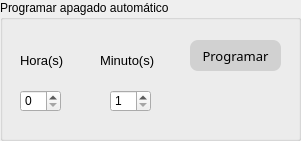
       <widget class="QGroupBox" name="Group_Selection_Starter_15">
        <property name="geometry">
         <rect>
          <x>310</x>
          <y>500</y>
          <width>301</width>
          <height>141</height>
         </rect>
        </property>
        <property name="styleSheet">
         <string notr="true">font: 63 10pt &quot;Bahnschrift SemiBold&quot;;</string>
        </property>
        <property name="title">
         <string>Programar apagado automático</string>
        </property>
        <widget class="QSpinBox" name="spinBox_Partitions_13">
         <property name="geometry">
          <rect>
           <x>20</x>
           <y>90</y>
           <width>41</width>
           <height>22</height>
          </rect>
         </property>
         <property name="minimum">
          <number>0</number>
         </property>
         <property name="maximum">
          <number>24</number>
         </property>
        </widget>
        <widget class="QLabel" name="label_Mod_Init_CTA_Min_6">
         <property name="geometry">
          <rect>
           <x>20</x>
           <y>50</y>
           <width>51</width>
           <height>20</height>
          </rect>
         </property>
         <property name="font">
          <font>
           <family>Leelawadee UI</family>
           <pointsize>10</pointsize>
           <weight>50</weight>
           <italic>false</italic>
           <bold>false</bold>
          </font>
         </property>
         <property name="styleSheet">
          <string notr="true">font: 10pt &quot;Leelawadee UI&quot;;</string>
         </property>
         <property name="text">
          <string>Hora(s)</string>
         </property>
        </widget>
        <widget class="QSpinBox" name="spinBox_Partitions_14">
         <property name="geometry">
          <rect>
           <x>110</x>
           <y>90</y>
           <width>41</width>
           <height>22</height>
          </rect>
         </property>
         <property name="minimum">
          <number>1</number>
         </property>
         <property name="maximum">
          <number>59</number>
         </property>
        </widget>
        <widget class="QLabel" name="label_Mod_Init_CTA_Min_7">
         <property name="geometry">
          <rect>
           <x>100</x>
           <y>50</y>
           <width>61</width>
           <height>20</height>
          </rect>
         </property>
         <property name="font">
          <font>
           <family>Leelawadee UI</family>
           <pointsize>10</pointsize>
           <weight>50</weight>
           <italic>false</italic>
           <bold>false</bold>
          </font>
         </property>
         <property name="styleSheet">
          <string notr="true">font: 10pt &quot;Leelawadee UI&quot;;</string>
         </property>
         <property name="text">
          <string>Minuto(s)</string>
         </property>
        </widget>
        <widget class="QPushButton" name="pushButton_Process_8">
         <property name="geometry">
          <rect>
           <x>190</x>
           <y>40</y>
           <width>91</width>
           <height>31</height>
          </rect>
         </property>
         <property name="font">
          <font>
           <family>Bahnschrift SemiBold</family>
           <pointsize>10</pointsize>
           <weight>7</weight>
           <italic>false</italic>
           <bold>false</bold>
          </font>
         </property>
         <property name="styleSheet">
          <string notr="true">QPushButton
{
	border-radius:8px;
	color: rgb(0, 0, 0);
	background-color: rgb(209, 209, 209);
}
QPushButton:Hover
{
	color: rgb(255, 255, 255);
	background-color: rgb(217, 16, 76);
}
QPushButton:pressed
{
	color: rgb(255, 255, 255);
	background-color: rgb(0, 0, 0);
}
</string>
         </property>
         <property name="text">
          <string>Programar</string>
         </property>
         <property name="default">
          <bool>false</bool>
         </property>
        </widget>
       </widget>
